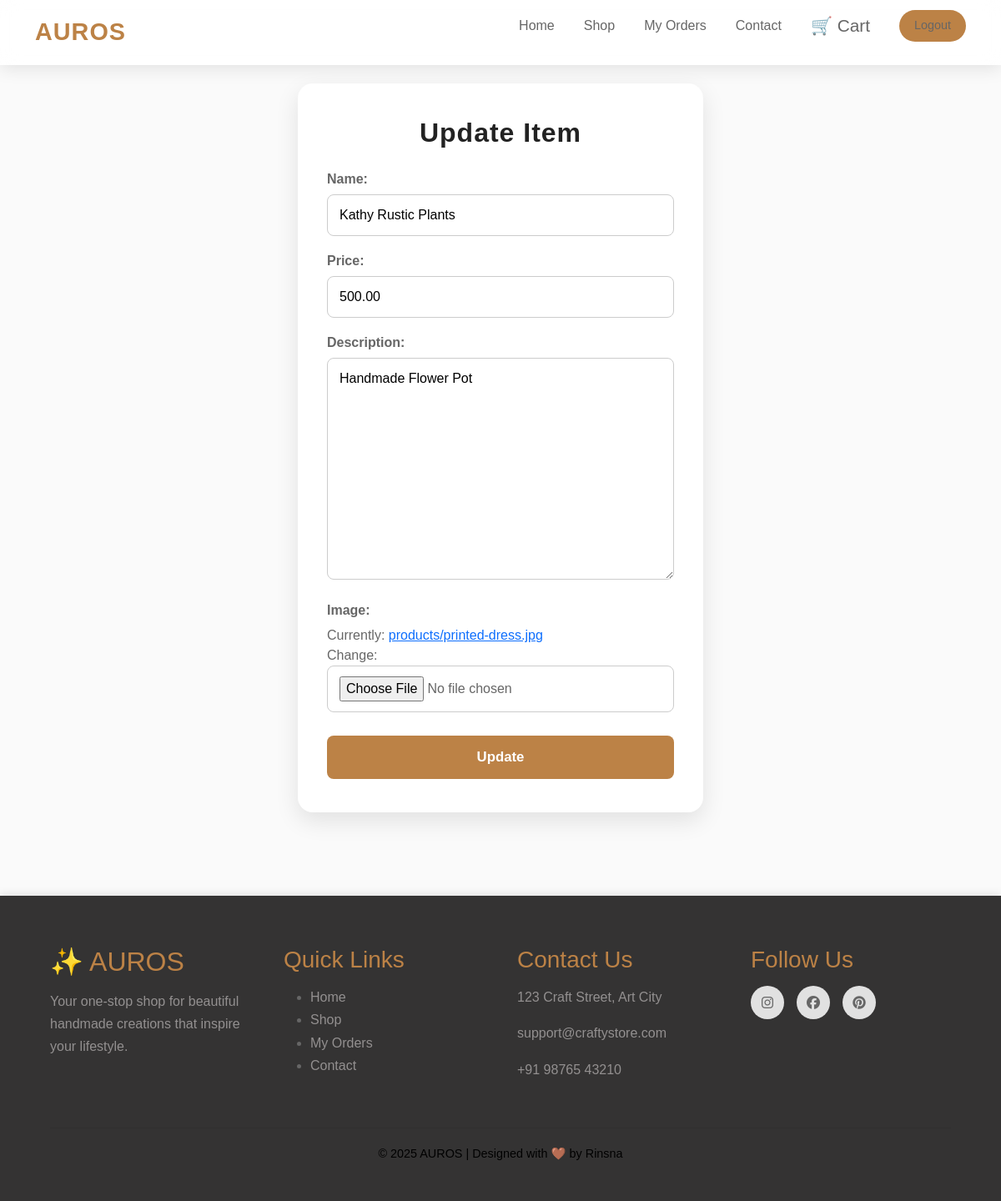
/update_item/2 (signed in), run on the app's committed database.
### app4/models.py (models this page shows, shortened)
class Product(models.Model):
    name=models.CharField(max_length=100)
    price=models.DecimalField(max_digits=10,decimal_places=2)
    description=models.TextField()
    image=models.ImageField(upload_to='products/')

### app4/views.py (the view)
# urls.py: path('update_item/<int:id>', views.update_item,name='Update'),
@login_required
def update_item(request,id):
    item=Product.objects.get(id=id)
    form=AddForm(request.POST or None,request.FILES or None ,instance=item)
    if form.is_valid():
        form.save()
        return redirect('PRODUCTS')
    return render(request,'update_item.html',{'form':form})

### app4/forms.py
class AddForm(forms.ModelForm):
    class Meta:
        model=Product
        fields=['name','price','description','image']

### app4/templates/update_item.html (shortened to what this page needs)
{% extends 'base.html' %}
{% load static %}
{% block extra_css %}
<link rel="stylesheet" href="{% static 'css/update.css' %}">
{% endblock %}
{% block content %}
<div class="update-container">
    <h2 class="update-title">Update Item</h2>
    <form method="post">
        {{ form.as_p }}
        <button type="submit" class="update-submit">Update</button>
    </form>
</div>
{% endblock %}

### app4/static/css/styles.css (style rules this page uses)
* { margin: 0; padding: 0; box-sizing: border-box; }
html, body { max-height: 100%; scroll-behavior: smooth; }
body { font-family: 'Poppins', sans-serif; background-color: var(--bg); color: var(--text); display: flex; flex-direction: column; min-height: 100vh; transition: background 0.3s ease, color 0.3s ease; max-width: 100%; }
:root { --bg: #fafafa; --text: #666; --primary: #7d7c7a; --secondary:#bc8246; --accent: #ff9ec4; --nav-bg: rgba(255, 255, 255, 0.85); --footer-bg: #f4f4f6; --shadow: rgba(0, 0, 0, 0.1); }

### app4/static/css/update.css (style rules this page uses)
:root { --primary: #bc8246; --primary-dark: #a36f3c; --text-gray: #666; }
.update-container { max-width: 550px; margin: 100px auto; background: #fff; padding: 40px 35px; border-radius: 18px; box-shadow: 0 10px 28px rgba(0,0,0,0.1); animation: fadeUp 0.4s ease; }
.update-title { text-align: center; font-size: 2rem; font-weight: 700; color: #222; margin-bottom: 25px; letter-spacing: 1px; }
.update-container p { margin-bottom: 18px; }
.update-container label { display: block; color: var(--text-gray); font-weight: 600; margin-bottom: 6px; }
.update-container input, .update-container select, .update-container textarea { width: 100%; border: 1px solid #ccc; border-radius: 8px; padding: 12px 14px; font-size: 1rem; transition: 0.3s ease; }
.update-submit { width: 100%; background: var(--primary); color: #fff; padding: 13px 20px; border: none; border-radius: 8px; font-size: 1.05rem; font-weight: 600; cursor: pointer; margin-top: 10px; transition: 0.3s ease; }

### data on the page
Product: name "Kathy Rustic Plants", price "500.00", description "Handmade Flower Pot"
